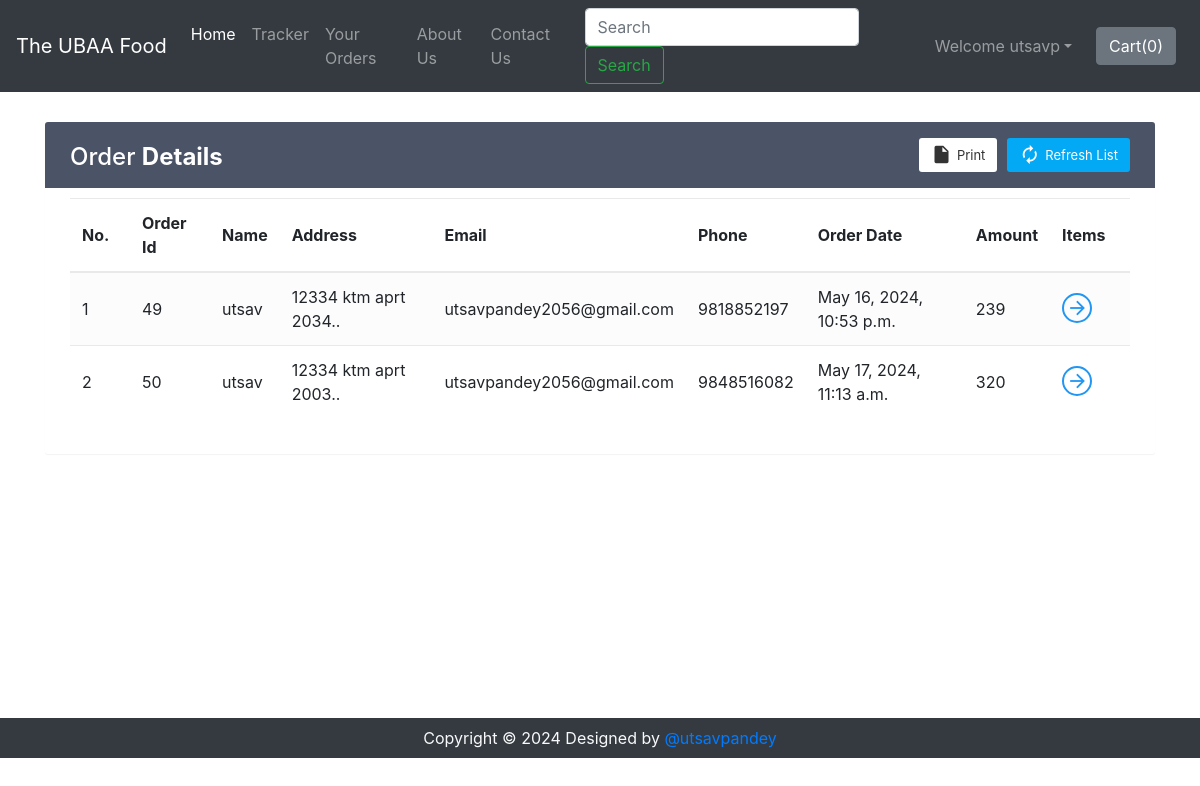
/shop/orderView/ (signed in), run on the app's committed database.
### shop/views.py (the view)
def orderView(request):
    if request.user.is_authenticated:
        current_user = request.user
        orderHistory = Orders.objects.filter(userId=current_user.id)
        if len(orderHistory) == 0:
            messages.info(request, "You have not ordered.")
            return render(request, 'shop/orderView.html')
        return render(request, 'shop/orderView.html', {'orderHistory': orderHistory})
    return render(request, 'shop/orderView.html')

### shop/templates/shop/orderView.html (shortened to what this page needs)
{% extends 'shop/basic.html' %}
{% block body %}
{% if user.is_authenticated %}
<div class="container" id="cont">
    <div class="table-wrapper">
        <div class="table-title">
            <div class="row">
                <div class="col-sm-4">
                    <h2>Order <b>Details</b></h2>
                </div>
                <div class="col-sm-8">
                    <a href="" class="btn btn-primary"><i class="material-icons">&#xE863;</i> <span>Refresh List</span></a>
                    <a href="#" onclick="window.print()" class="btn btn-info"><i class="material-icons">&#xE24D;</i> <span>Print</span></a>
                </div>
            </div>
        </div>
        <table class="table table-striped table-hover">
            <thead>
                <tr>
                    <th>No.</th>
                    <th>Order Id</th>
                    <th>Name</th>
                    <th>Address</th>
                    <th>Email</th>
                    <th>Phone</th>
                    <th>Order Date</th>
                    <th>Amount</th>
                    <th>Items</th>
                </tr>
            </thead>
            <tbody>
                {% for i in orderHistory %}
                <tr>
                    <td class="count"></td>
                    <td>{{i.order_id}}</td>
                    <td>{{i.name}}</td>
                    <td data-toggle="tooltip" title="{{i.address}}">{{i.address|slice:"0:25"}}..</td>
                    <td>{{i.email}}</td>
                    <td>{{i.phone}}</td>
                    <td>{{i.timestamp}}</td>
                    <td>{{i.amount}}</td>
                    <td><a href="#" id="click{{i.order_id}}" class="view" title="View Details"><i class="material-icons">&#xE5C8;</i></a></td>
                </tr>
                {% endfor %}
            </tbody>
        </table>
    </div>
</div>
{% else %}
    <div id="cont2">
        <div class="alert alert-info">
            <font style="font-size:22px"><center>You need to <strong><a class="alert-link" data-toggle="modal" data-target="#loginModal">Login</a></strong></center></font>
        </div>
    </div>
{% endif %}
{% endblock %}

### shop/templates/shop/basic.html (shortened to what this page needs)
<!doctype html>
<html lang="en">
  <head>
    <link rel="stylesheet" href="https://stackpath.bootstrapcdn.com/bootstrap/4.2.1/css/bootstrap.min.css">
    <link rel="stylesheet" href="https://stackpath.bootstrapcdn.com/bootstrap/4.3.1/css/bootstrap.min.css">
    <link rel="stylesheet" href="https://use.fontawesome.com/releases/v5.8.2/css/all.css">
  </head>
  <body>
    <nav class="navbar navbar-expand-lg navbar-dark bg-dark">
      <a class="navbar-brand" href="/shop">The UBAA Food</a>
      <div class="collapse navbar-collapse" id="navbarSupportedContent">
        <ul class="navbar-nav mr-auto">
          <li class="nav-item active">
            <a class="nav-link" href="/shop">Home <span class="sr-only">(current)</span></a>
          </li>
          <li class="nav-item">
            <a class="nav-link" href="/shop/tracker">Tracker</a>
          </li>
          <li class="nav-item">
            <a class="nav-link" href="/shop/orderView/">Your Orders</a>
          </li>
          <li class="nav-item">
            <a class="nav-link" href="/shop/about">About Us</a>
          </li>
          <li class="nav-item">
            <a class="nav-link" href="/shop/contact">Contact Us</a>
          </li>
        </ul>
        <form method="get" action="/shop/search" class="form-inline my-2 my-lg-0 mx-3">
          <input class="form-control mr-sm-2" type="search" name="search" id="search" placeholder="Search" aria-label="Search" required>
          <button class="btn btn-outline-success my-2 my-sm-0" type="submit">Search</button>
        </form>
        {% if user.is_authenticated %}
        <ul class="navbar-nav mr-2">
          <li class="nav-item dropdown">
            <a class="nav-link dropdown-toggle" href='#' id="navbarDropdown" role="button" data-toggle="dropdown"> Welcome {{request.user}}</a>
          </li>
        </ul>
        {% else %}
        <button type="button" class="btn btn-success mx-2" data-toggle="modal" data-target="#loginModal">Login</button>
        <button type="button" class="btn btn-success mx-2" data-toggle="modal" data-target="#signupModal">SignUp</button>
        {% endif %}
        <button type="button" class="btn btn-secondary mx-2" id="popcart" data-container="body" data-html="true" data-toggle="popover" title="MyCart" data-placement="bottom" data-content="Bottom popover">
          Cart(<span id="cart">0</span>)
        </button>
      </div>
    </nav>
    {% block body %} {% endblock %}
    <div class="footer container-fluid bg-dark text-light">
        <p class="text-center py-2 mb-0">Copyright © 2024 Designed by <a href="https://github.com/utsavpandey2056" target="_blank" rel="noopener noreferrer">@utsavpandey</a></p>
    </div>
  </body>
</html>

### data on the page
Orders: order_id "49", name "utsav", address "12334 ktm aprt 2034", email "utsavpandey2056@gmail.com", phone "9818852197", timestamp "May 16, 2024, 10:53 p.m.", amount "239"
Orders: order_id "50", name "utsav", address "12334 ktm aprt 2003", email "utsavpandey2056@gmail.com", phone "9848516082", timestamp "May 17, 2024, 11:13 a.m.", amount "320"

### other printed values
{{ request.user }} "utsavp"
